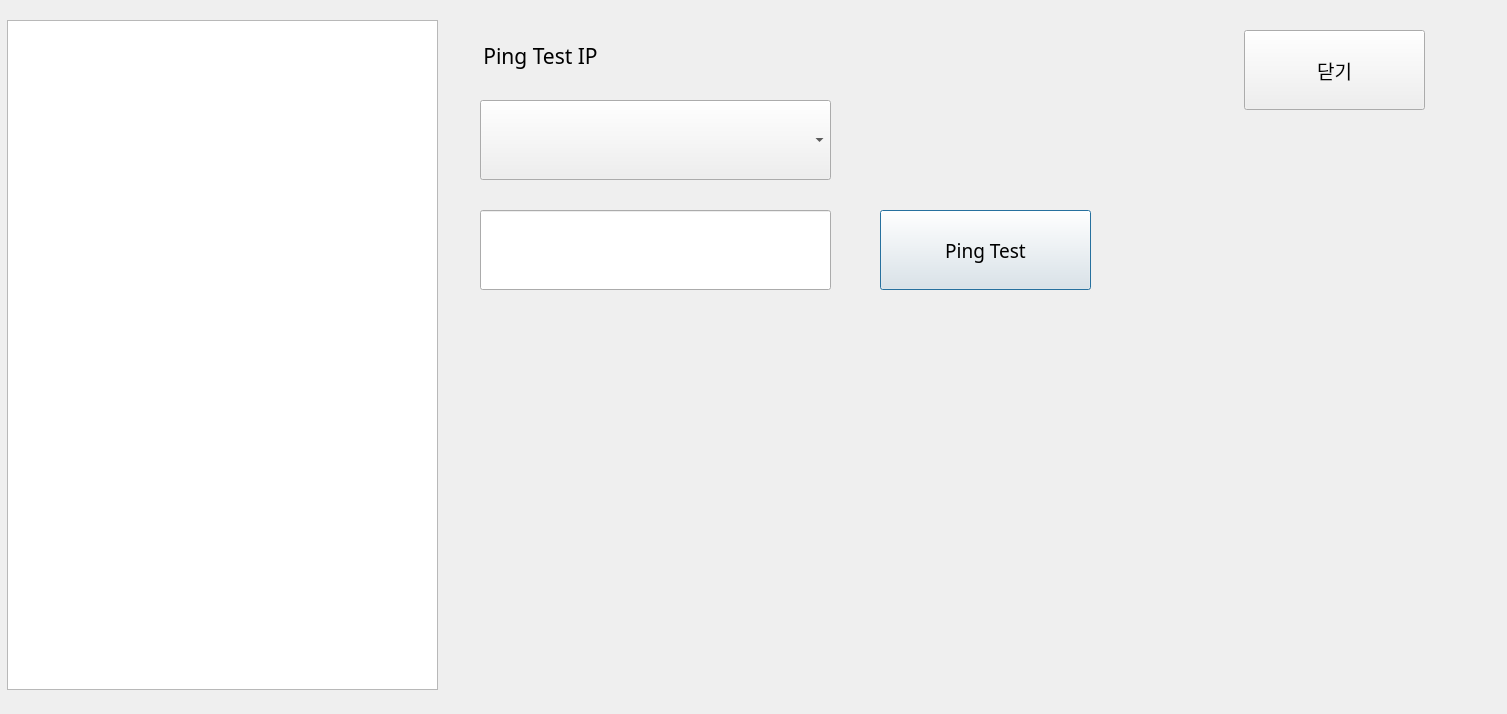
<?xml version="1.0" encoding="UTF-8"?>
<ui version="4.0">
 <class>PingTest</class>
 <widget class="QDialog" name="PingTest">
  <property name="geometry">
   <rect>
    <x>0</x>
    <y>0</y>
    <width>1507</width>
    <height>714</height>
   </rect>
  </property>
  <property name="font">
   <font>
    <family>나눔고딕코딩</family>
    <pointsize>14</pointsize>
   </font>
  </property>
  <property name="windowTitle">
   <string>Dialog</string>
  </property>
  <widget class="QListWidget" name="list">
   <property name="geometry">
    <rect>
     <x>7</x>
     <y>20</y>
     <width>431</width>
     <height>670</height>
    </rect>
   </property>
  </widget>
  <widget class="QComboBox" name="comboBox">
   <property name="geometry">
    <rect>
     <x>480</x>
     <y>100</y>
     <width>351</width>
     <height>80</height>
    </rect>
   </property>
   <property name="iconSize">
    <size>
     <width>32</width>
     <height>32</height>
    </size>
   </property>
  </widget>
  <widget class="IpEdit" name="Ip">
   <property name="geometry">
    <rect>
     <x>480</x>
     <y>210</y>
     <width>351</width>
     <height>80</height>
    </rect>
   </property>
   <property name="font">
    <font>
     <pointsize>14</pointsize>
    </font>
   </property>
   <property name="text">
    <string/>
   </property>
  </widget>
  <widget class="QPushButton" name="btnTest">
   <property name="geometry">
    <rect>
     <x>880</x>
     <y>210</y>
     <width>211</width>
     <height>80</height>
    </rect>
   </property>
   <property name="text">
    <string>Ping Test</string>
   </property>
  </widget>
  <widget class="QPushButton" name="btnClose">
   <property name="geometry">
    <rect>
     <x>1244</x>
     <y>30</y>
     <width>181</width>
     <height>80</height>
    </rect>
   </property>
   <property name="text">
    <string>닫기</string>
   </property>
  </widget>
  <widget class="QLabel" name="label_7">
   <property name="geometry">
    <rect>
     <x>480</x>
     <y>20</y>
     <width>121</width>
     <height>71</height>
    </rect>
   </property>
   <property name="font">
    <font>
     <pointsize>16</pointsize>
    </font>
   </property>
   <property name="text">
    <string>Ping Test IP</string>
   </property>
   <property name="alignment">
    <set>Qt::AlignCenter</set>
   </property>
  </widget>
 </widget>
 <customwidgets>
  <customwidget>
   <class>IpEdit</class>
   <extends>QLineEdit</extends>
   <header location="global">ipedit.h</header>
  </customwidget>
 </customwidgets>
 <resources/>
 <connections>
  <connection>
   <sender>btnClose</sender>
   <signal>clicked()</signal>
   <receiver>PingTest</receiver>
   <slot>reject()</slot>
   <hints>
    <hint type="sourcelabel">
     <x>1334</x>
     <y>69</y>
    </hint>
    <hint type="destinationlabel">
     <x>753</x>
     <y>356</y>
    </hint>
   </hints>
  </connection>
 </connections>
</ui>
